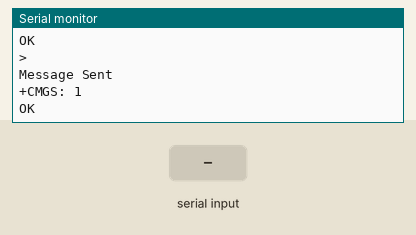
A program run on a simulated ESP32. Shown: the last lines printed to the serial monitor. The test bench sets the inputs (shaded band). The modem accepts every AT command (registered, SIM ready, sends succeed) and sends nothing else.

Above: at 8.7 s.
8.8 s: "1" received over the second serial link
At 9.5 s:
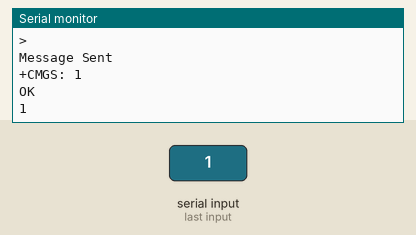
10.5 s: "0" received over the second serial link
At 11.9 s:
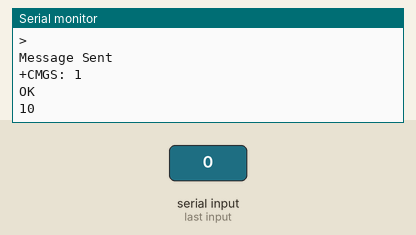

Measured:
- after the input at 8.8 s, the serial monitor: prints a new line after 0.21 s (image 1)
- after the input at 10.5 s, the serial monitor: prints a new line at once (image 2)

The program:

main.cpp
```cpp
/*
  Sim800l
  Author: Seyed Sobhan Hosseini
  Date: Monday, October 16, 2023, 3:45:49 PM
*/

#include <Arduino.h>

void updateSerial(){
  delay(500);
  while(Serial.available()){
    Serial2.write(Serial.read());//Forward what Serial received to Software Serial Port
  }
  while(Serial2.available()){
    Serial.write(Serial2.read());//Forward what Software Serial received to Serial Port
  }
}

void test_sim800_module(){
  Serial2.println("AT");
  updateSerial();
  Serial.println();
  Serial2.println("AT+CSQ");
  updateSerial();
  Serial2.println("AT+CCID");
  updateSerial();
  Serial2.println("AT+CREG?");
  updateSerial();
  Serial2.println("ATI");
  updateSerial();
  Serial2.println("AT+CBC");
  updateSerial();
}

void send_SMS(){
  Serial2.println("AT+CMGF=1"); // Configuring TEXT mode
  updateSerial();
  Serial2.println("AT+CMGS=\"+989216503788\"");//change ZZ with country code and xxxxxxxxxxx with phone number to sms
  updateSerial();
  Serial2.print("Enipha !"); //text content
  updateSerial();
  Serial.println();
  Serial.println("Message Sent");
  Serial2.write(26);
}

void setup() {
  Serial.begin(115200);
  Serial2.begin(115200);
  delay(3000);
  test_sim800_module();
  send_SMS();
}

void loop() {
  updateSerial();
}
```
